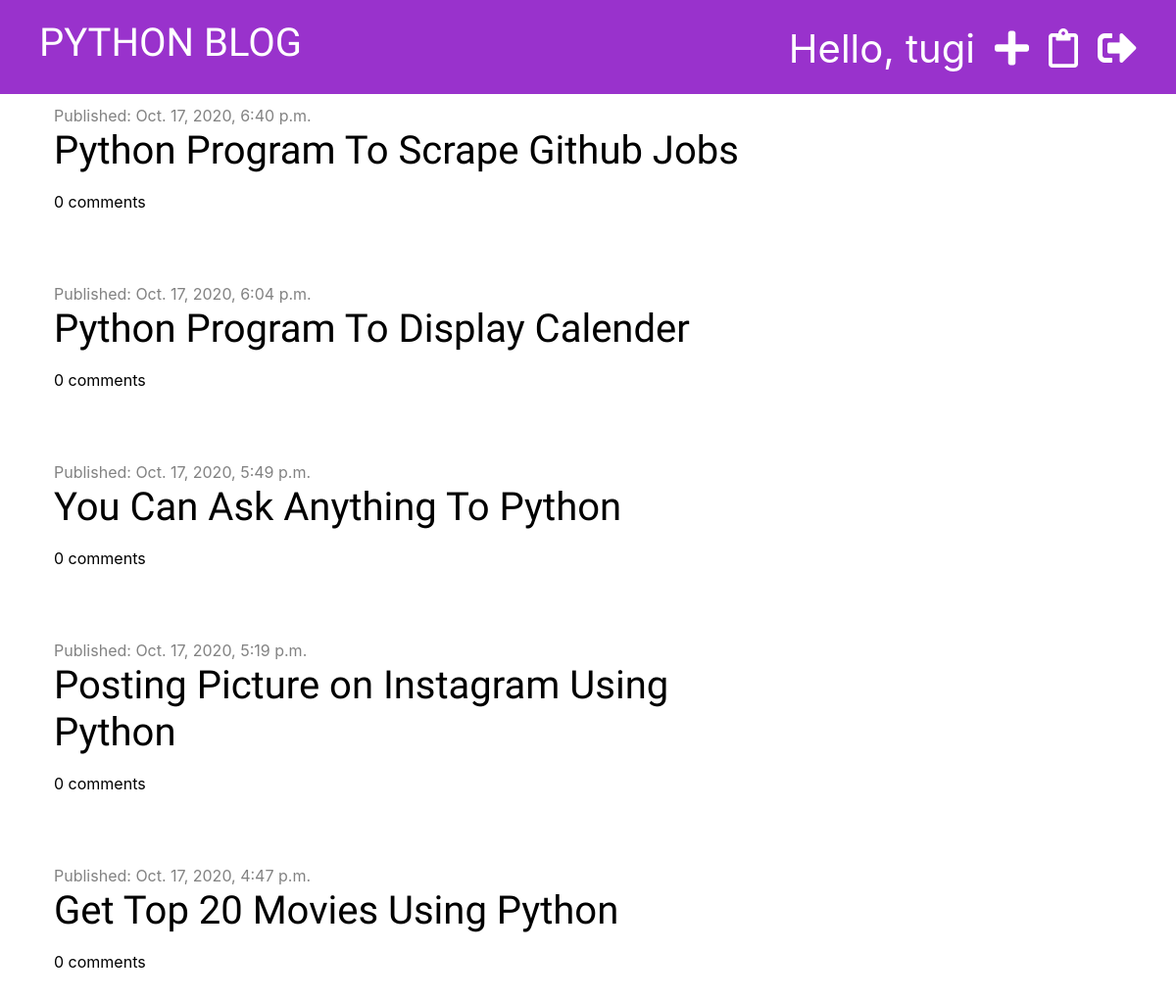
The app's page / (signed in) with its own data.
### blog/models.py (models this page shows, shortened)
class Post(models.Model):
    author = models.ForeignKey('auth.User', on_delete=models.CASCADE)
    title = models.CharField(max_length=200)
    text = models.TextField()
    created_date = models.DateTimeField(default=timezone.now)
    published_date = models.DateTimeField(blank=True, null=True)
    def approved_comments(self):
        return self.comments.filter(approved=True)

### blog/views.py (the view)
# urls.py: path('', views.index, name='index'),
def index(request):
    posts = Post.objects.filter(published_date__lte=timezone.now()).order_by('-published_date')
    context = {'posts': posts}
    return render(request, 'blog/index.html', context)

### blog/templatetags/markdownify.py (called while the page is built)
@register.filter
def markdown(value):
    renderer = HighlightRenderer()
    markdown = mistune.Markdown(renderer=renderer)
    return markdown(value)

### blog/templates/blog/index.html (shortened to what this page needs)
{% extends 'blog/base.html' %}
{% load markdownify %}
{% block content %}
    {% for post in posts %}
        <div class="post">
            <div class="date">
                Published: {{ post.published_date }}
            </div>
            <h1><a href="{% url 'post_detail' pk=post.pk %}">{{ post.title }}</a></h1>
            <a href="{% url 'post_detail' pk=post.pk %}">{{ post.approved_comments.count }} comments</a>
        </div>
    {% endfor %}
{% endblock %}

### blog/templates/blog/base.html (shortened to what this page needs)
{% load static %}
<!DOCTYPE html>
<html lang="en">
<head>
    <link href="https://stackpath.bootstrapcdn.com/bootstrap/4.5.2/css/bootstrap.min.css" rel="stylesheet">
    <link rel="stylesheet" href="https://pro.fontawesome.com/releases/v5.10.0/css/all.css"/>
    <link href="{% static "css/blog.css" %}" rel="stylesheet">
    <link href="{% static "css/zenburn.css" %}" rel="stylesheet">
<body>
    <div class="page-header">
        {% if user.is_authenticated %}
            <a href="{% url 'logout' %}"  class="top-menu"><span title="Logout"><i class="fas fa-sign-out-alt"></i></span></a>
            <a href="{% url 'post_draft_list' %}"  class="top-menu"><span title="Draft"><i class="far fa-clipboard"></i></span></a>
            <a href="{% url 'post_new' %}"  class="top-menu"><span title="New Post"><i class="fas fa-plus"></i></span></a>
            <p class="top-menu">Hello, {{ user.username }}</p>
        {% else %}
            <a href="{% url 'login' %}"  class="top-menu"><span title="Login"><i class="fas fa-sign-in-alt"></i></span></a>
        {% endif %}
        <h1><a href="{% url "index" %}">PYTHON BLOG</a></h1>
    </div>
    <div class="content container">
        <div class="row">
            <div class="col-md-8">
                {% block content %}
                {% endblock %}
            </div>
        </div>
    </div>
</body>
</html>

### blog/static/css/blog.css (style rules this page uses)
.page-header { background-color: #9932cc; margin-top: 0; padding: 20px 20px 20px 40px; margin-bottom: 10px; }
.page-header a { color: #ffffff; font-size: 30pt; text-decoration: none; }
.content { margin-left: 40px; }
h1, h2, h3, h4 { font-family: 'Tangerine', 'Inconsolata', 'Droid Sans', serif; }
.date { color: #828282; }
.post { margin-bottom: 70px; }
.post a { color: #000000; }
.top-menu, .top-menu:hover { color: #ffffff; float: right; font-size: 30pt; margin-right: 20px; }

### records on screen
Post: published_date "Oct. 17, 2020, 6:40 p.m.", title "Python Program To Scrape Github Jobs", approved_comments.count "0"
Post: published_date "Oct. 17, 2020, 6:04 p.m.", title "Python Program To Display Calender", approved_comments.count "0"
Post: published_date "Oct. 17, 2020, 5:49 p.m.", title "You Can Ask Anything To Python", approved_comments.count "0"
Post: published_date "Oct. 17, 2020, 5:19 p.m.", title "Posting Picture on Instagram Using Python", approved_comments.count "0"
Post: published_date "Oct. 17, 2020, 4:47 p.m.", title "Get Top 20 Movies Using Python", approved_comments.count "0"

### other values on screen
{{ user.username }} "tugi"
